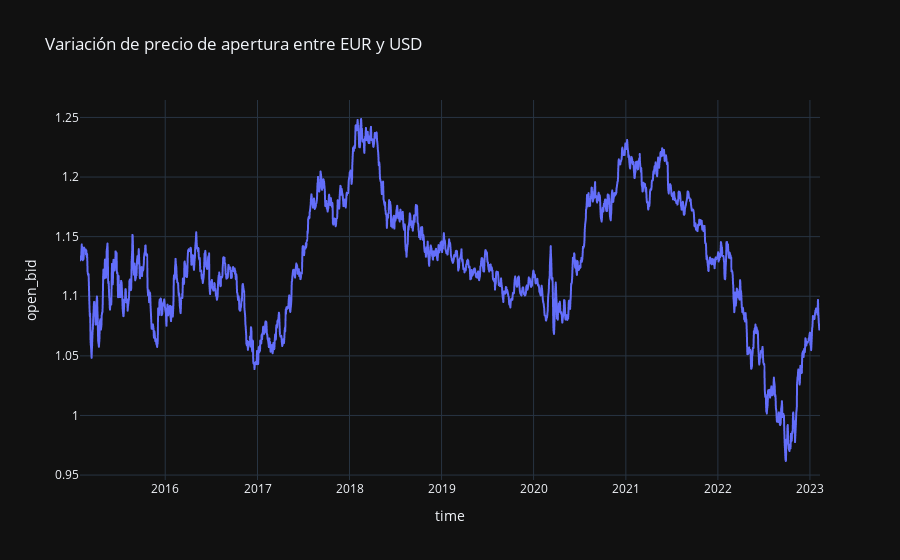

The code cell stored with this chart in its notebook:
### Markdown cell above
### Variación temporal de la relación del precio de apertura entre EUR-USD

### Code cell
fig = px.line(df2, x = df2.time, y = df2.open_bid, template = "plotly_dark",
            title = 'Variación de precio de apertura entre EUR y USD')
fig.show()

### Figure 1 — Plotly figure (JSON) as saved in the notebook; plotly's stock layout.template omitted (floating-point values rounded to 4 significant figures; data arrays with more than 128 entries replaced by an {"elided": "..."} marker saying what was removed)
{"data": [{"hovertemplate": "time=%{x}<br>open_bid=%{y}<extra></extra>", "legendgroup": "", "line": {"color": "#636efa", "dash": "solid"}, "marker": {"symbol": "circle"}, "mode": "lines", "name": "", "showlegend": false, "type": "scattergl", "x": {"elided": "2507 str values"}, "xaxis": "x", "y": {"elided": "2507 float values"}, "yaxis": "y"}], "layout": {"legend": {"tracegroupgap": 0}, "title": {"text": "Variación de precio de apertura entre EUR y USD"}, "xaxis": {"anchor": "y", "domain": [0, 1], "title": {"text": "time"}}, "yaxis": {"anchor": "x", "domain": [0, 1], "title": {"text": "open_bid"}}}}
